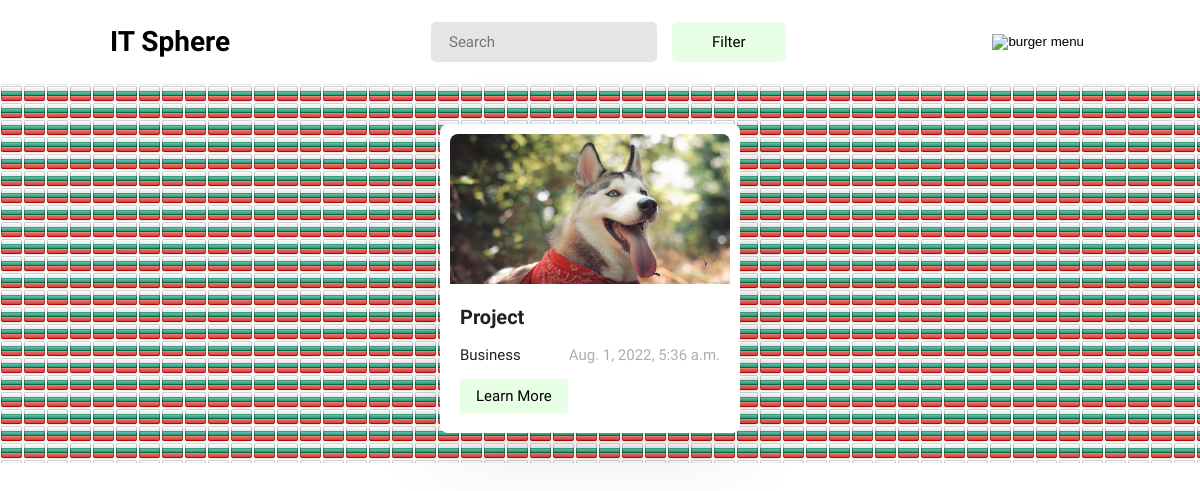
The app's page /projects/2/ with its own data.
### blog/models.py (models this page shows, shortened)
class Project(models.Model):
    created_at = models.DateTimeField(auto_now_add=True, null=True)
    name = models.CharField(max_length=200, null=True)
    image = models.ImageField(null=True)
    price = models.TextField(null=True)
    category_id = models.ForeignKey(Category, on_delete=models.CASCADE, null=True)
    person_id = models.ForeignKey(Person, on_delete=models.CASCADE, null=True)
    project_aim = models.TextField(null=True)
    desription = models.TextField(null=True)
    file = models.FileField(null=True)
    innovastion_part = models.TextField(null=True)
    region = models.CharField(max_length=256, null=True)
    district = models.CharField(max_length=256, null=True)

class Category(models.Model):
    name = models.CharField(max_length=200, null=True)
    def __str__(self):
        return self.name

### blog/views.py (the view)
# urls.py: path('projects/<int:pk>/', projects, name='projects'),
def projects(requests, pk):
    query = Project.objects.filter(category_id_id=pk)
    ctg = Category.objects.all()
    return render(requests, 'projects.html', {'ctg': ctg, 'query': query})

### templates/projects.html (shortened to what this page needs)
<!DOCTYPE html>
<html lang="en">
<head>
    {% load static %}
    <link rel="stylesheet" href="{% static './css/main.css' %}">
</head>
<body>
    <main class="main">
        <section class="hero">
            <div class="container">
                <div class="hero__container">
                    <div class="hero__top">
                        <div class="hero__t-left">
                            <h3 class="hero__t-heading">IT Sphere</h3>
                        </div>
                        <form class="hero__form" method="post" role="search" action="{% url 'project_searching' %}">
                            {% if search %}
                                <a href="{% url 'index' %}"><button type="button" style="padding: 9px 40px; background-color: red; color: #fff; font-family: 'Roboto'; font-style: normal; font-weight: 400; font-size: 15px; line-height: 22px; border: none; outline: none; border-radius: 5px; cursor: pointer;" >back</button></a>
                            {% else %}
                                <label class="hero__label">
                                    <input type="text" name="search" id="Search" class="hero__search" placeholder="Search">
                                    <button type="submit" class="hero__btn">Filter</button>
                                </label>
                            {% endif %}
                        </form>
                        <button class="burger__btn"><img class="burger__img" src="{% static './img/burger.png' %}" alt="burger menu" width="30"></button>
                    </div>
                </div>
            </div>
        </section>
        <section class="project">
            <div class="container">
                <div class="project__container">
                    <ul class="project__list">
                        {% for i in query %}
                        <li class="project__item">
                            <div class="project__item-top">
                                <img src="{{ i.image.url }}" alt="Project item" class="project__item-img" width="300" height="150">
                            </div>
                            <div class="project__item-bottom">
                                <h4 class="project__b-heading">{{ i.name }}</h4>
                                <div class="project__b-text-wrapper">
                                    <p class="project__b-text">{{ i.category_id }}</p>
                                    <p class="project__b-data">{{ i.created_at }}</p>
                                </div>
                                <a href="{% url 'about' pk=i.id %}" class="project__link-wrapper"><button class="project__btn">Learn More</button></a>
                            </div>
                        </li>
                        {% endfor %}
                    </ul>
                </div>
            </div>
        </section>
    </main>
</body>
</html>

### records on screen
Project: image (picture), name "Project", category_id "Business", created_at "Aug. 1, 2022, 5:36 a.m."
